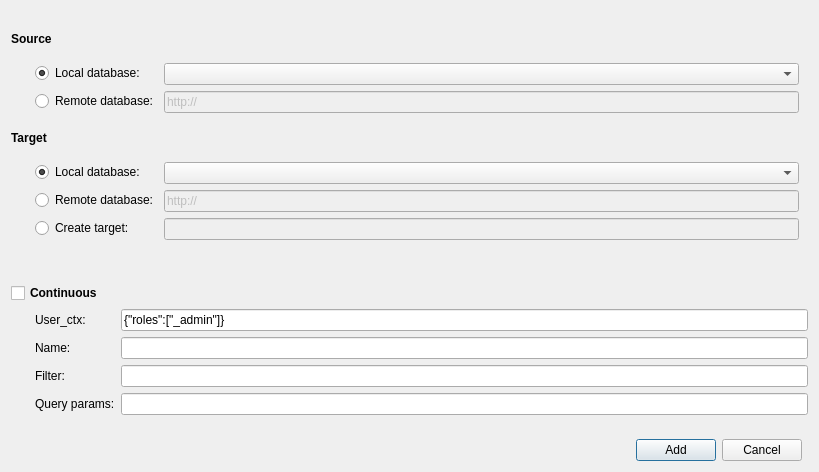
<?xml version="1.0" encoding="UTF-8"?>
<ui version="4.0">
 <class>ReplicationWindow</class>
 <widget class="QDialog" name="ReplicationWindow">
  <property name="geometry">
   <rect>
    <x>0</x>
    <y>0</y>
    <width>819</width>
    <height>472</height>
   </rect>
  </property>
  <property name="sizePolicy">
   <sizepolicy hsizetype="Maximum" vsizetype="Maximum">
    <horstretch>0</horstretch>
    <verstretch>0</verstretch>
   </sizepolicy>
  </property>
  <property name="windowTitle">
   <string>Create replication</string>
  </property>
  <layout class="QGridLayout" name="gridLayout" rowstretch="1,1,1,1,1,1,1,1,1,5" columnstretch="5,0,0,0">
   <item row="1" column="0" colspan="2">
    <widget class="QLabel" name="label">
     <property name="font">
      <font>
       <weight>75</weight>
       <bold>true</bold>
      </font>
     </property>
     <property name="text">
      <string>Source</string>
     </property>
    </widget>
   </item>
   <item row="2" column="0" colspan="4">
    <widget class="QWidget" name="verticalWidget" native="true">
     <layout class="QVBoxLayout" name="verticalLayout">
      <item>
       <layout class="QFormLayout" name="formLayout">
        <property name="sizeConstraint">
         <enum>QLayout::SetMaximumSize</enum>
        </property>
        <property name="fieldGrowthPolicy">
         <enum>QFormLayout::AllNonFixedFieldsGrow</enum>
        </property>
        <property name="labelAlignment">
         <set>Qt::AlignLeading|Qt::AlignLeft|Qt::AlignVCenter</set>
        </property>
        <property name="formAlignment">
         <set>Qt::AlignLeading|Qt::AlignLeft|Qt::AlignTop</set>
        </property>
        <property name="leftMargin">
         <number>15</number>
        </property>
        <item row="0" column="0">
         <widget class="QRadioButton" name="rdb_localsource">
          <property name="text">
           <string>Local database:</string>
          </property>
          <property name="checked">
           <bool>true</bool>
          </property>
         </widget>
        </item>
        <item row="1" column="0">
         <widget class="QRadioButton" name="rdb_remotesource">
          <property name="text">
           <string>Remote database:</string>
          </property>
         </widget>
        </item>
        <item row="1" column="1">
         <widget class="QLineEdit" name="txt_remotesource">
          <property name="enabled">
           <bool>false</bool>
          </property>
          <property name="text">
           <string>http://</string>
          </property>
         </widget>
        </item>
        <item row="0" column="1">
         <widget class="QComboBox" name="cmb_localsource"/>
        </item>
       </layout>
      </item>
     </layout>
    </widget>
   </item>
   <item row="3" column="0">
    <widget class="QLabel" name="label_2">
     <property name="font">
      <font>
       <weight>75</weight>
       <bold>true</bold>
      </font>
     </property>
     <property name="text">
      <string>Target</string>
     </property>
    </widget>
   </item>
   <item row="4" column="0" colspan="4">
    <widget class="QWidget" name="verticalWidget_2" native="true">
     <layout class="QVBoxLayout" name="verticalLayout_2">
      <property name="bottomMargin">
       <number>0</number>
      </property>
      <item>
       <layout class="QFormLayout" name="formLayout_2">
        <property name="fieldGrowthPolicy">
         <enum>QFormLayout::AllNonFixedFieldsGrow</enum>
        </property>
        <property name="labelAlignment">
         <set>Qt::AlignLeading|Qt::AlignLeft|Qt::AlignVCenter</set>
        </property>
        <property name="formAlignment">
         <set>Qt::AlignLeading|Qt::AlignLeft|Qt::AlignTop</set>
        </property>
        <property name="leftMargin">
         <number>15</number>
        </property>
        <item row="0" column="0">
         <widget class="QRadioButton" name="rdb_localtarget">
          <property name="sizePolicy">
           <sizepolicy hsizetype="Maximum" vsizetype="Maximum">
            <horstretch>0</horstretch>
            <verstretch>0</verstretch>
           </sizepolicy>
          </property>
          <property name="layoutDirection">
           <enum>Qt::LeftToRight</enum>
          </property>
          <property name="text">
           <string>Local database:</string>
          </property>
          <property name="checked">
           <bool>true</bool>
          </property>
         </widget>
        </item>
        <item row="1" column="0">
         <widget class="QRadioButton" name="rdb_remotetarget">
          <property name="text">
           <string>Remote database:</string>
          </property>
         </widget>
        </item>
        <item row="0" column="1">
         <widget class="QComboBox" name="cmb_localtarget">
          <property name="currentIndex">
           <number>-1</number>
          </property>
         </widget>
        </item>
        <item row="1" column="1">
         <widget class="QLineEdit" name="txt_remotetarget">
          <property name="enabled">
           <bool>false</bool>
          </property>
          <property name="text">
           <string>http://</string>
          </property>
         </widget>
        </item>
        <item row="2" column="0">
         <widget class="QRadioButton" name="cbx_create_target">
          <property name="text">
           <string>Create target:</string>
          </property>
         </widget>
        </item>
        <item row="2" column="1">
         <widget class="QLineEdit" name="txt_createtarget">
          <property name="enabled">
           <bool>false</bool>
          </property>
         </widget>
        </item>
       </layout>
      </item>
     </layout>
    </widget>
   </item>
   <item row="7" column="0" colspan="4">
    <layout class="QGridLayout" name="gridLayout_2" columnstretch="4,0">
     <property name="leftMargin">
      <number>0</number>
     </property>
     <item row="2" column="0" colspan="2">
      <layout class="QFormLayout" name="formLayout_3">
       <property name="fieldGrowthPolicy">
        <enum>QFormLayout::AllNonFixedFieldsGrow</enum>
       </property>
       <property name="labelAlignment">
        <set>Qt::AlignLeading|Qt::AlignLeft|Qt::AlignVCenter</set>
       </property>
       <property name="formAlignment">
        <set>Qt::AlignLeading|Qt::AlignLeft|Qt::AlignTop</set>
       </property>
       <property name="leftMargin">
        <number>24</number>
       </property>
       <item row="1" column="0">
        <widget class="QLabel" name="label_4">
         <property name="text">
          <string>User_ctx:</string>
         </property>
        </widget>
       </item>
       <item row="1" column="1">
        <widget class="QLineEdit" name="txt_userctx">
         <property name="enabled">
          <bool>true</bool>
         </property>
         <property name="text">
          <string>{&quot;roles&quot;:[&quot;_admin&quot;]}</string>
         </property>
        </widget>
       </item>
       <item row="2" column="0">
        <widget class="QLabel" name="label_3">
         <property name="text">
          <string>Name:</string>
         </property>
        </widget>
       </item>
       <item row="2" column="1">
        <widget class="QLineEdit" name="txt_name">
         <property name="enabled">
          <bool>true</bool>
         </property>
        </widget>
       </item>
       <item row="3" column="0">
        <widget class="QLabel" name="label_6">
         <property name="text">
          <string>Filter:</string>
         </property>
        </widget>
       </item>
       <item row="3" column="1">
        <widget class="QLineEdit" name="txt_filter"/>
       </item>
       <item row="5" column="0">
        <widget class="QLabel" name="label_7">
         <property name="text">
          <string>Query params:</string>
         </property>
        </widget>
       </item>
       <item row="5" column="1">
        <widget class="QLineEdit" name="txt_query"/>
       </item>
      </layout>
     </item>
     <item row="0" column="0">
      <widget class="QCheckBox" name="cbx_continuous">
       <property name="font">
        <font>
         <weight>75</weight>
         <bold>true</bold>
        </font>
       </property>
       <property name="text">
        <string>Continuous</string>
       </property>
      </widget>
     </item>
    </layout>
   </item>
   <item row="9" column="1">
    <widget class="QPushButton" name="btn_save">
     <property name="text">
      <string>Add</string>
     </property>
     <property name="default">
      <bool>true</bool>
     </property>
    </widget>
   </item>
   <item row="9" column="2">
    <widget class="QPushButton" name="btn_cancel">
     <property name="text">
      <string>Cancel</string>
     </property>
    </widget>
   </item>
  </layout>
 </widget>
 <resources/>
 <connections>
  <connection>
   <sender>rdb_remotesource</sender>
   <signal>toggled(bool)</signal>
   <receiver>txt_remotesource</receiver>
   <slot>setEnabled(bool)</slot>
   <hints>
    <hint type="sourcelabel">
     <x>101</x>
     <y>77</y>
    </hint>
    <hint type="destinationlabel">
     <x>507</x>
     <y>80</y>
    </hint>
   </hints>
  </connection>
  <connection>
   <sender>rdb_localsource</sender>
   <signal>toggled(bool)</signal>
   <receiver>cmb_localsource</receiver>
   <slot>setEnabled(bool)</slot>
   <hints>
    <hint type="sourcelabel">
     <x>92</x>
     <y>44</y>
    </hint>
    <hint type="destinationlabel">
     <x>507</x>
     <y>47</y>
    </hint>
   </hints>
  </connection>
  <connection>
   <sender>rdb_localtarget</sender>
   <signal>toggled(bool)</signal>
   <receiver>cmb_localtarget</receiver>
   <slot>setEnabled(bool)</slot>
   <hints>
    <hint type="sourcelabel">
     <x>92</x>
     <y>137</y>
    </hint>
    <hint type="destinationlabel">
     <x>507</x>
     <y>140</y>
    </hint>
   </hints>
  </connection>
  <connection>
   <sender>rdb_remotetarget</sender>
   <signal>toggled(bool)</signal>
   <receiver>txt_remotetarget</receiver>
   <slot>setEnabled(bool)</slot>
   <hints>
    <hint type="sourcelabel">
     <x>101</x>
     <y>170</y>
    </hint>
    <hint type="destinationlabel">
     <x>507</x>
     <y>173</y>
    </hint>
   </hints>
  </connection>
  <connection>
   <sender>btn_cancel</sender>
   <signal>clicked()</signal>
   <receiver>ReplicationWindow</receiver>
   <slot>close()</slot>
   <hints>
    <hint type="sourcelabel">
     <x>791</x>
     <y>306</y>
    </hint>
    <hint type="destinationlabel">
     <x>421</x>
     <y>164</y>
    </hint>
   </hints>
  </connection>
  <connection>
   <sender>cbx_create_target</sender>
   <signal>toggled(bool)</signal>
   <receiver>txt_createtarget</receiver>
   <slot>setEnabled(bool)</slot>
   <hints>
    <hint type="sourcelabel">
     <x>94</x>
     <y>439</y>
    </hint>
    <hint type="destinationlabel">
     <x>507</x>
     <y>442</y>
    </hint>
   </hints>
  </connection>
 </connections>
</ui>
